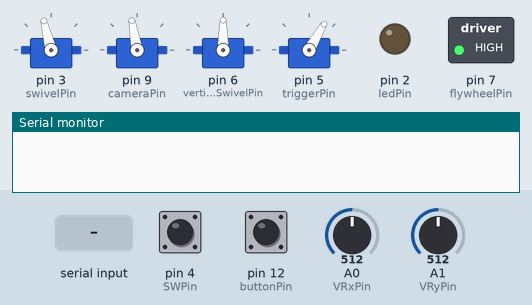
Bench run of a program on a simulated Arduino Uno, built with avr-gcc and run on an emulated ATmega328P. Parts: 4 × servo, switched loads named in the program (green lamp = pin HIGH), output pins drawn as LEDs (lit = HIGH), the last lines printed to the serial monitor. The inputs (shaded band) are chosen by the test bench; at power-on: A0 (VRxPin) = 512, A1 (VRyPin) = 512, pin 12 (buttonPin) LOW, pin 4 (SWPin) HIGH.

Above: at 1.2 s.
1.3 s: A0 (VRxPin) set to 1006
2.8 s: A0 (VRxPin) set to 1023
At 3.8 s:
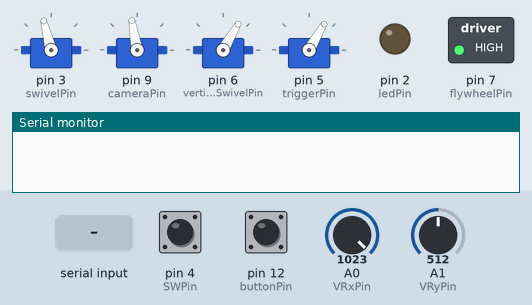
4.6 s: A1 (VRyPin) set to 16
6.1 s: A1 (VRyPin) set to 11
At 7.8 s:
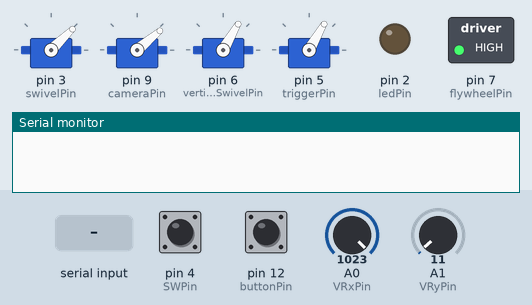
8.3 s: pin 12 (buttonPin) pulled HIGH for 0.15 s
At 9.2 s:
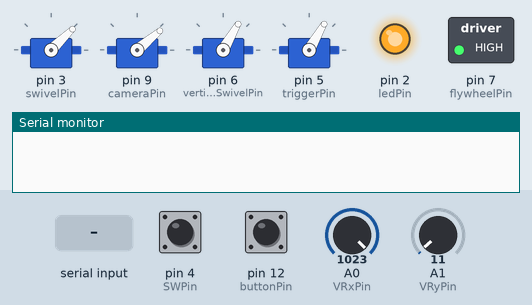
9.9 s: "fire\n" received over Serial
At 10.05 s:
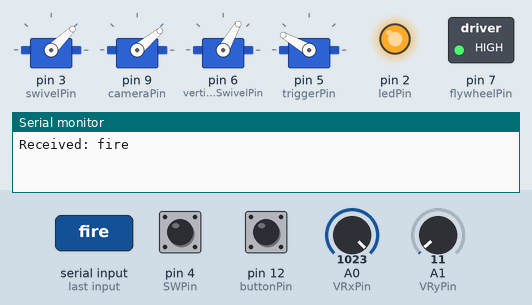
Timing chart, 0 to 12.7 s (numbered marks = the images above; inputs shaded):
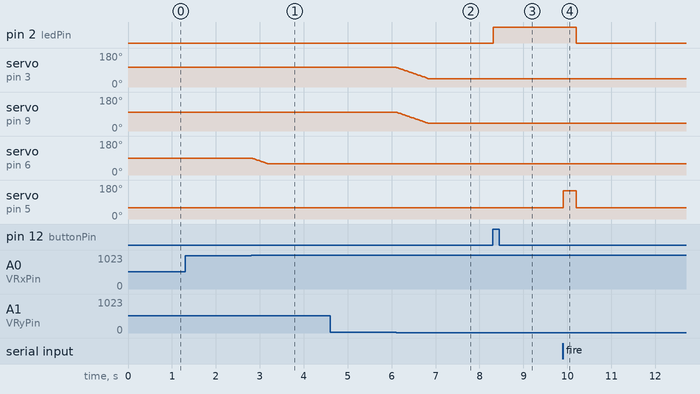

Measured:
- the behaviour switches between 1012 and 1013 on A0 (VRxPin) (found by bisection; images 0 and 1)
- the behaviour switches between 14 and 13 on A1 (VRyPin) (found by bisection; images 1 and 2)
- after the input at 1.3 s, every drawn part: stays the same
- after the input at 2.8 s, servo on pin 6 (verticalSwivelPin): moves from 90° to 60° over 0.36 s, starting at once
- after the input at 4.6 s, every drawn part: stays the same
- after the input at 6.1 s, servo on pin 3 (swivelPin): moves from 104° to 44° over 0.73 s, starting at once; servo on pin 9 (cameraPin): moves from 100° to 40° over 0.73 s, starting at once
- after the input at 8.3 s, pin 2 (ledPin): LOW → HIGH at once
- after the input at 9.9 s, pin 2 (ledPin): HIGH → LOW after 0.31 s; servo on pin 5 (triggerPin): 60° → 150° at once, → 60° 0.30 s later

The program:

main.cpp
```cpp
#include <Arduino.h>
#include <L293D.h>
#include <Servo.h>

// put function declarations here:
void processCommand(String command);
void fireSequence();
void pollReload();

// declare variables
Servo swivelServo;
Servo verticalSwivelServo;
Servo cameraServo;
Servo triggerServo;
int swivelPin = 3;
int verticalSwivelPin = 6;
int cameraPin = 9;
int triggerPin = 5;
int flywheelPin = 7;
int swivelPos = 100;
int prevSwivelPos = 100;
int swivelOffset = 4;  // offset between gun and camera
int verticalSwivelPos = 90;
int prevVerticalSwivelPos = 90;
const int VRxPin = A0;
const int VRyPin = A1;
const int SWPin = 4;
const int ledPin = 2;
int loaded = 0;
const int buttonPin = 12;

void setup() {
  // put your setup code here, to run once:
  // begin serial communication
  Serial.begin(9600);

  // setup flywheel motor and spin it
  pinMode(flywheelPin, OUTPUT);
  digitalWrite(flywheelPin, HIGH);

  // setup swivel servo motor
  swivelServo.attach(swivelPin);
  swivelServo.write(swivelPos + swivelOffset);

  cameraServo.attach(cameraPin);
  cameraServo.write(swivelPos);

  verticalSwivelServo.attach(verticalSwivelPin);
  verticalSwivelServo.write(verticalSwivelPos);

  // setup trigger servo motor
  triggerServo.attach(triggerPin);
  triggerServo.write(60);

  // SW pin
  pinMode(SWPin, INPUT_PULLUP);

  // LED ready-to-fire pin
  pinMode(ledPin, OUTPUT);
  digitalWrite(ledPin, LOW);

  // reload button
  pinMode(buttonPin, INPUT);
}

void loop() {
  // put your main code here, to run repeatedly:
  delay(12);

  // poll reload button
  pollReload();

  // process serial commands
  if (Serial.available()) {
    String command = Serial.readStringUntil('\n');
    command.trim();

    // return vertical state information if command was vertical
    if (command == "up" || command == "down") {
      Serial.print("VerticalState: ");
      Serial.println(verticalSwivelPos);
    } else {  // respond with what was received
      Serial.print("Received: ");
      Serial.println(command);
    }

    processCommand(command);
  }

  // control the swivel
  swivelPos += (int)((analogRead(VRyPin) - 513) / 500);
  verticalSwivelPos -= (int)((analogRead(VRxPin) - 513) / 500);

  if (swivelPos < 40) {  // restrict within range
    swivelPos = 40;
  } else if (swivelPos > 140) {
    swivelPos = 140;
  }
  if (verticalSwivelPos < 60) {  // restrict within range
    verticalSwivelPos = 60;
  } else if (verticalSwivelPos > 100) {
    verticalSwivelPos = 100;
  }

  // update if a position has been changed
  if (swivelPos != prevSwivelPos) {
    swivelServo.write(swivelPos + swivelOffset);
    cameraServo.write(swivelPos);
    prevSwivelPos = swivelPos;
  }
  if (verticalSwivelPos != prevVerticalSwivelPos) {
    verticalSwivelServo.write(verticalSwivelPos);
    prevVerticalSwivelPos = verticalSwivelPos;
  }

  // control the trigger
  if (digitalRead(SWPin) == LOW) {
    fireSequence();
  }
}

// put function definitions here:
void processCommand(String command) {
  command.toLowerCase();
  int step = 1;

  if (command == "left") {
    swivelPos += step;
  } else if (command == "right") {
    swivelPos -= step;
  } else if (command == "up") {
    verticalSwivelPos -= step;
  } else if (command == "down") {
    verticalSwivelPos += step;
  } else if (command == "fire") {
    fireSequence();
  }
}

void fireSequence() {
  // if the turret is not loaded, return
  if (loaded == 0) {
    return;
  }

  // fire the rubber band
  triggerServo.write(150);
  delay(300);
  triggerServo.write(60);

  // update loaded state and associated LED
  digitalWrite(ledPin, LOW);
  loaded = 0;
}

void pollReload() {
  int reading = digitalRead(buttonPin);
  if (reading == HIGH) {  // update loaded state and associated LED
    digitalWrite(ledPin, HIGH);
    loaded = 1;
  }
}
```
